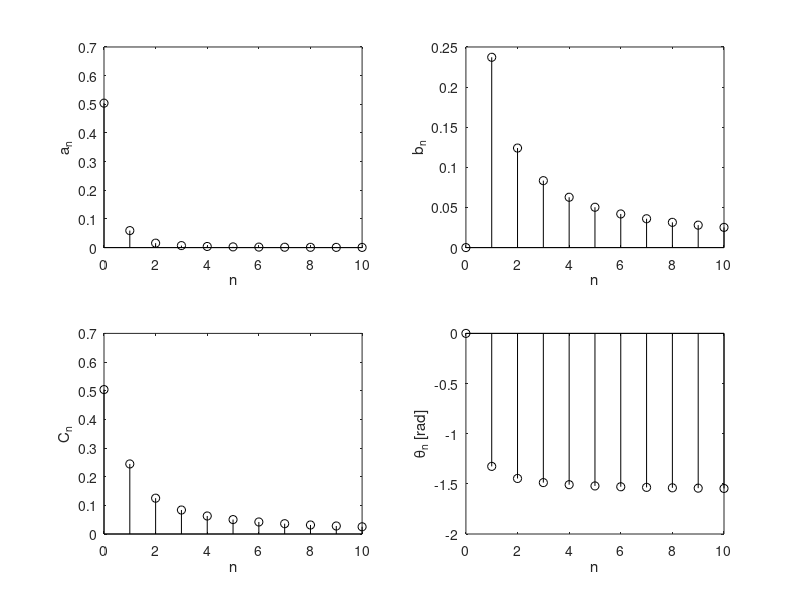

MATLAB code to generate this figure:
n = 1:10; 
a_n(1) = 0.504; a_n(n+1) = 0.504*2./(1+16*n.^2);
b_n(1) = 0;     b_n(n+1) = 0.504*8*n./(1+16*n.^2);
C_n(1) = a_n(1); C_n(n+1) = sqrt(a_n(n+1).^2 + b_n(n+1).^2);
thetha_n(1) = 0; thetha_n(n+1) = atan2(-b_n(n+1),a_n(n+1));
n = [0,n];
clf; 
subplot(2,2,1); stem(n,a_n,'k'); ylabel('a_n'); xlabel('n');
subplot(2,2,2); stem(n,b_n,'k'); ylabel('b_n'); xlabel('n');
subplot(2,2,3); stem(n,C_n,'k'); ylabel('C_n'); xlabel('n');
subplot(2,2,4); stem(n,thetha_n,'k'); ylabel('\theta_n [rad]'); xlabel('n');